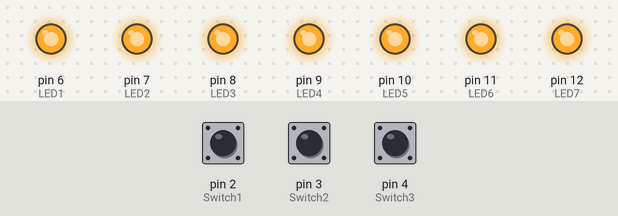
A sketch run on a simulated Arduino Uno, built with avr-gcc and run on an emulated ATmega328P. Shown: output pins drawn as LEDs (lit = HIGH). Inputs (shaded band) come from the test bench; at power-on: pin 2 (Switch1) HIGH, pin 3 (Switch2) HIGH, pin 4 (Switch3) HIGH.

Above: at 1.2 s.
1.3 s: pin 2 (Switch1) pulled LOW for 0.15 s
At 1.37 s:
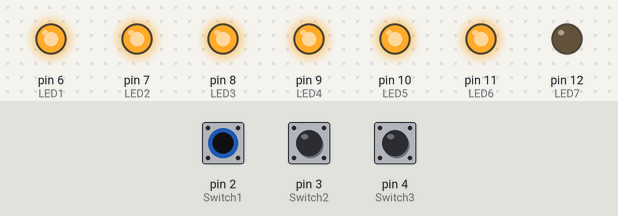
2.9 s: pin 3 (Switch2) pulled LOW for 0.15 s
At 2.97 s:
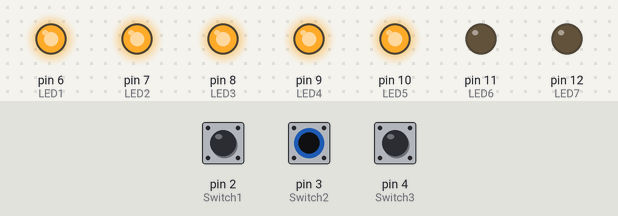
4.5 s: pin 4 (Switch3) pulled LOW for 0.15 s
At 4.57 s:
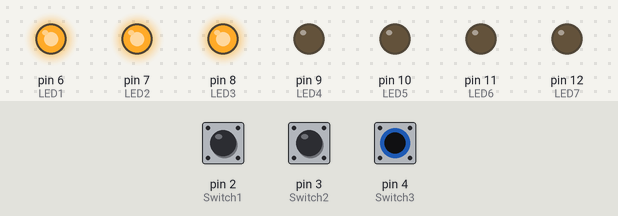
6.1 s: pin 4 (Switch3) pulled LOW for 3.2 s
At 9.8 s:
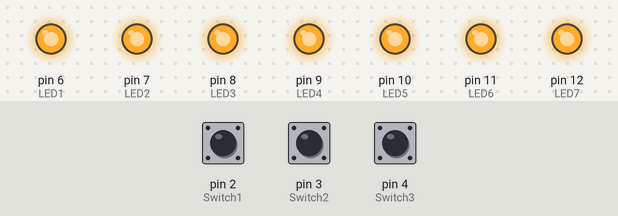
10.8 s: pin 2 (Switch1) pulled LOW for 3.2 s
At 12.2 s:
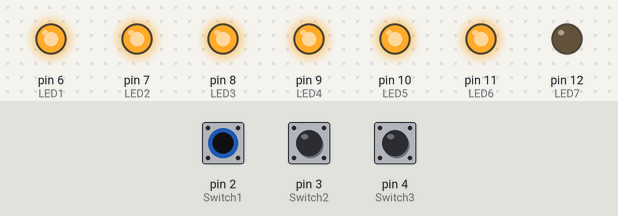
15.5 s: pin 2 (Switch1) driven LOW and pin 3 (Switch2) driven LOW
At 16.9 s:
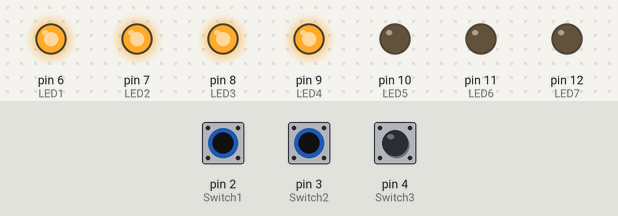
Timing chart, 0 to 18.0 s (numbered marks = the images above; inputs shaded):
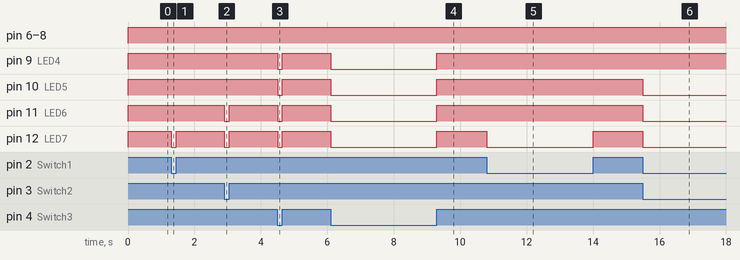

Measured:
- after the input at 1.3 s, pin 12 (LED7): HIGH → LOW at once, → HIGH 0.15 s later
- after the input at 2.9 s, pin 11 (LED6), pin 12 (LED7): HIGH → LOW at once, → HIGH 0.15 s later
- after the input at 4.5 s, pin 9 (LED4), pin 10 (LED5), pin 11 (LED6), pin 12 (LED7): HIGH → LOW at once, → HIGH 0.15 s later
- after the input at 6.1 s, pin 9 (LED4), pin 10 (LED5), pin 11 (LED6), pin 12 (LED7): HIGH → LOW at once, → HIGH 3.2 s later
- after the input at 10.8 s, pin 12 (LED7): HIGH → LOW at once, → HIGH 3.2 s later
- after the input at 15.5 s, pin 10 (LED5), pin 11 (LED6), pin 12 (LED7): HIGH → LOW at once

The sketch:

104-Binary-Counter.ino
```cpp
/* Project 104 - Binary LED counter,
enter the binary value using a DIP Switch, between 000 and 111
write out the denary on the LEDS
*/

// These variables are used to show how the devices are connected to the HERO pins
int Switch1 = 2;     // Switch 1 of our DIP switch is attached to pin 2
int Switch2 = 3;     // Switch 2 of our DIP switch is attached to pin 3
int Switch3 = 4;     // Switch 3 of our DIP switch is attached to pin 4
int LED1 = 6;        // 1
int LED2 = 7;        // 2
int LED3 = 8;        // 3
int LED4 = 9;        // 4
int LED5 = 10;       // 5
int LED6 = 11;       // 6
int LED7 = 12;       // 7

void setup()
{
  pinMode(Switch1, INPUT); // 3 switches as input
  pinMode(Switch2, INPUT);
  pinMode(Switch3, INPUT);
  pinMode(LED1, OUTPUT); // 7 LEDs as outputs
  pinMode(LED2, OUTPUT);
  pinMode(LED3, OUTPUT);
  pinMode(LED4, OUTPUT);
  pinMode(LED5, OUTPUT);
  pinMode(LED6, OUTPUT);
  pinMode(LED7, OUTPUT);
}

void loop(){

  // these variables are only used in this function, so do not need to be defined at the start of this program
  int Sw1=digitalRead(Switch1);
  int Sw2=digitalRead(Switch2);
  int Sw3=digitalRead(Switch3);

  /* The formula will calculate denary value from the binary value of the DIP switches.
  See https://www.bbc.co.uk/bitesize/guides/z6qqmsg/revision/2 if you want to find out more */
  int total=Sw1*1+Sw2*2+Sw3*4;

  // switch on LEDs
  if (total > 0) {
    digitalWrite(LED1,HIGH);
  } else {
    digitalWrite(LED1,LOW);
  }
  if (total > 1) {
    digitalWrite(LED2,HIGH);
  } else {
    digitalWrite(LED2,LOW);
  }
  if (total > 2) {
    digitalWrite(LED3,HIGH);
  } else {
    digitalWrite(LED3,LOW);
  }
  if (total > 3) {
    digitalWrite(LED4,HIGH);
  } else {
    digitalWrite(LED4,LOW);
  }
  if (total > 4) {
    digitalWrite(LED5,HIGH);
  } else {
    digitalWrite(LED5,LOW);
  }
  if (total > 5) {
    digitalWrite(LED6,HIGH);
  } else {
    digitalWrite(LED6,LOW);
  }
  if (total > 6) {
    digitalWrite(LED7,HIGH);
  } else {
    digitalWrite(LED7,LOW);
  }
}
```
